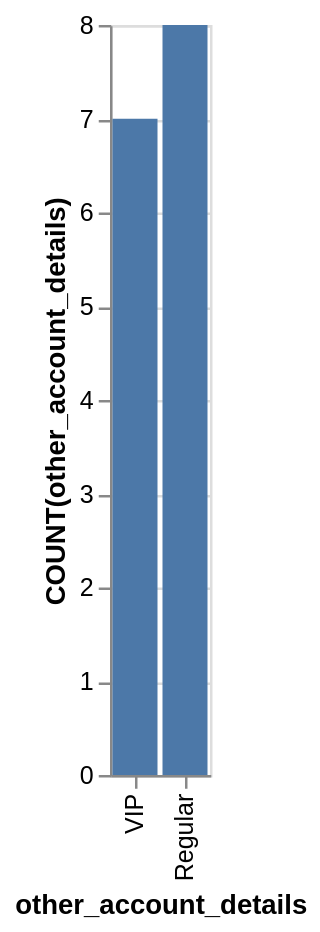

Write a Vega-Lite specification for this figure.
### Vega-Lite specification from a JSON file in a GitHub repository (floating-point values rounded to 4 significant figures)
{"data": {"values": [{"x_data": "Regular", "y_data": 8}, {"x_data": "VIP", "y_data": 7}]}, "mark": "bar", "encoding": {"x": {"field": "x_data", "type": "nominal", "title": "other_account_details", "sort": {"op": "sum", "field": "y_data", "order": "ascending"}}, "y": {"field": "y_data", "type": "quantitative", "title": "COUNT(other_account_details)"}}}
